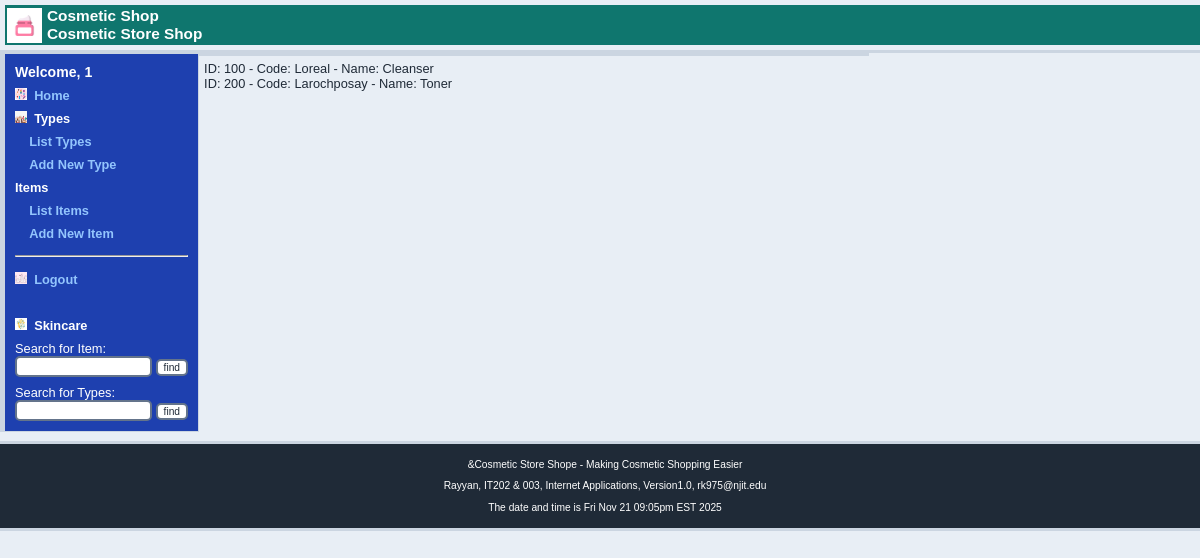
The app's page /website/index.php?content=listcosmeticstypes (signed in) with its own data.
### tables this page shows
CREATE TABLE CosmeticsTypes (
CosmeticsTypeID      INT(11)        NOT NULL,
CosmeticsTypeCode    VARCHAR(255)   NOT NULL   UNIQUE,
CosmeticsTypeName    VARCHAR(255)   NOT NULL,
DateTimeCreated   TIMESTAMP DEFAULT CURRENT_TIMESTAMP,
DateTimeUpdated   TIMESTAMP DEFAULT CURRENT_TIMESTAMP ON UPDATE CURRENT_TIMESTAMP,
PRIMARY KEY ( CosmeticsTypeID )
);

### website/cosmeticstype.php (called while the page is built, shortened)
<?php
class Category
{
    function __construct($CosmeticsTypeID, $CosmeticsTypeCode, $CosmeticsTypeName)
    {
        $this->CosmeticsTypeID = $CosmeticsTypeID;
        $this->CosmeticsTypeCode = $CosmeticsTypeCode;
        $this->CosmeticsTypeName = $CosmeticsTypeName;
    }
    static function getCategories()
    {
        $db = getDB();
        $query = "SELECT * FROM CosmeticsTypes";
        $result = $db->query($query);
        if (mysqli_num_rows($result) > 0) {
            $categories = array();
            while ($row = $result->fetch_array(MYSQLI_ASSOC)) {
                $category = new Category(
                    $row['CosmeticsTypeID'],
                    $row['CosmeticsTypeCode'],
                    $row['CosmeticsTypeName']
                );
                array_push($categories, $category);
            }
            return $categories;
        } else {
            $db->close();
            return NULL;
        }
    }
}
?>

### website/listcosmeticstypes.inc.php (the view)
<?php
require_once("cosmeticstype.php");
$categories = Category::getCategories();
foreach ($categories as $category) {
    $CosmeticsTypeID = $category->CosmeticsTypeID;
    $CosmeticsTypeCode = $category->CosmeticsTypeCode;
    $CosmeticsTypeName = $category->CosmeticsTypeName;
    $output = "ID: $CosmeticsTypeID - Code: $CosmeticsTypeCode - Name: $CosmeticsTypeName";
    echo "$output<br>";
}
?>

### website/ih_styles.css (style rules this page uses)
body { font-family: Geneva, Tahoma, sans-serif; font-size: 80%; background-color: #e8eef5; color: #1f2a37; margin: 0px; padding: 0px; overflow-x: hidden; }

### records on screen
cosmeticstypes: output "ID: 100 - Code: Loreal - Name: Cleanser"
cosmeticstypes: output "ID: 200 - Code: Larochposay - Name: Toner"

### other values on screen
$_SESSION['login'] "1"
